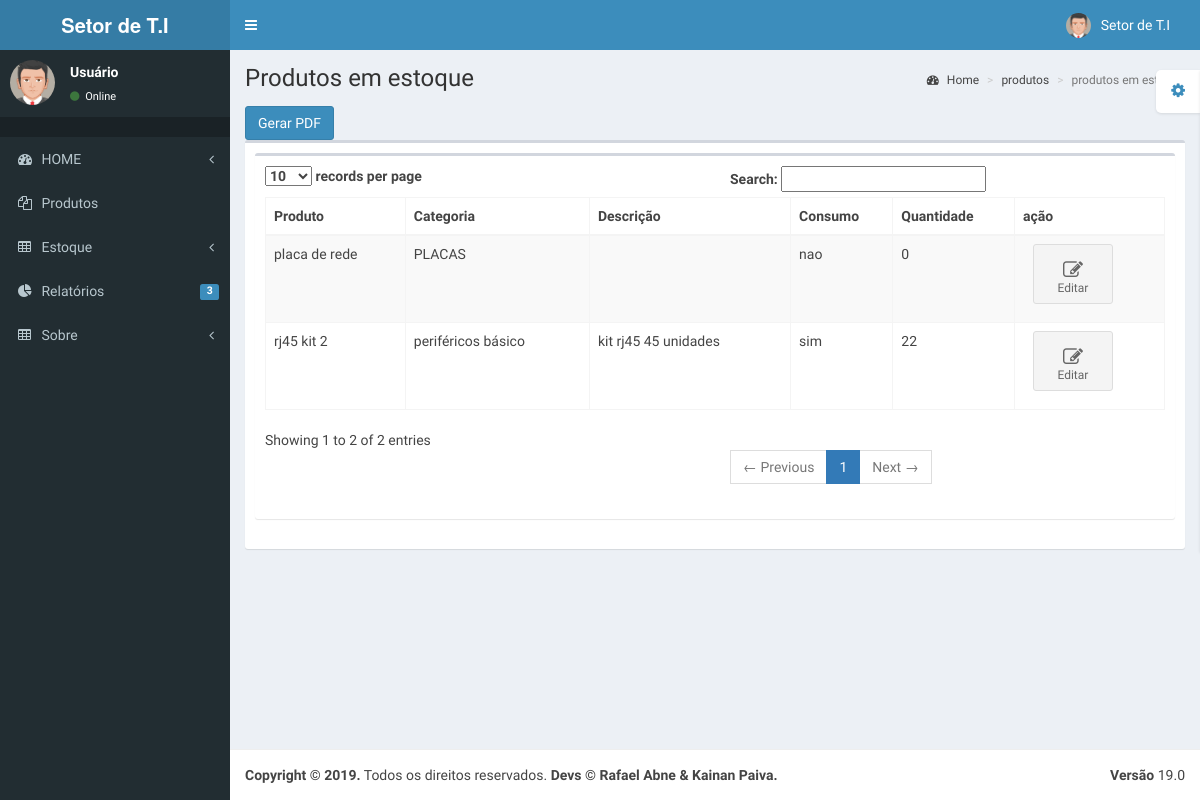
Page /pages/estoque/produtos.php (signed in) on the committed database.
### tables this page shows
CREATE TABLE `estoque` (
  `id_produto` int(11) NOT NULL PRIMARY KEY AUTO_INCREMENT,
  `produto` varchar(50) NOT NULL,
  `categoria` varchar(50) NOT NULL,
  `descricao` varchar(100) DEFAULT NULL,
  `consumo` varchar(10) NOT NULL,
  `quantidade` int(11) DEFAULT NULL
);

### pages/estoque/produtos.php (the view, shortened to what this page needs)
<?php
require "../cabecalho/aside.php";
?>
 <div class="content-wrapper">
        <section class="content-header">
          <h1>
            Produtos em estoque
          </h1>
          <ol class="breadcrumb">
            <li><a href="#"><i class="fa fa-dashboard"></i> Home</a></li>
            <li><a href="#">produtos</a></li>
            <li class="active">produtos em estoque</li>
          </ol>
        </section>
        <section class="content">
        <a href="pdf_estoque.php"><button class="btn btn-primary"  target="blank">Gerar PDF</button></a>
          <div class="row">
            <div class="col-xs-12">
              <div class="box">
                <div class="box-header">
              <div class="box">
                <div class="box-body">
                  <table id="example1" class="table table-bordered table-striped">
                    <thead>
                      <tr>
                        <th>Produto</th>
                        <th>Categoria</th>
                        <th>Descrição</th>
                        <th>Consumo</th>
                        <th>Quantidade</th>
                        <th>ação</th>
                      </tr>
                    </thead>
                    <tbody>
                    <?php
                    require "../config.php";
                    $sql = "select * from estoque";
                    $declaracaoSql = $conexao->prepare($sql);
                    $declaracaoSql->execute();
                    $produtos = $declaracaoSql->fetchAll();
                    foreach($produtos as $prod){
                        echo "<td>$prod[produto] </td>";
                        echo "<td>$prod[categoria] </td>";
                        echo "<td>$prod[descricao] </td>";
                        echo "<td>$prod[consumo] </td>";
                        echo "<td>$prod[quantidade] </td>";
                    ?>
                        <td><a href="editar.php?id=<?php echo $prod['id_produto']?>" class="btn btn-app">
                          <i class="fa fa-edit"></i>Editar</a>
                      </td>
                       <?php }?>
                  </table>
                </div>
              </div>
            </div>
          </div>
        </section>
      </div>
<?php
require "../cabecalho/footer.php";
?>

### rows in the picture
estoque: produto "placa de rede", categoria "PLACAS", consumo "nao", quantidade "0"
estoque: produto "rj45 kit 2", categoria "periféricos básico", descricao "kit rj45 45 unidades", consumo "sim", quantidade "22"

### other values in the picture
relatorio() "3"
